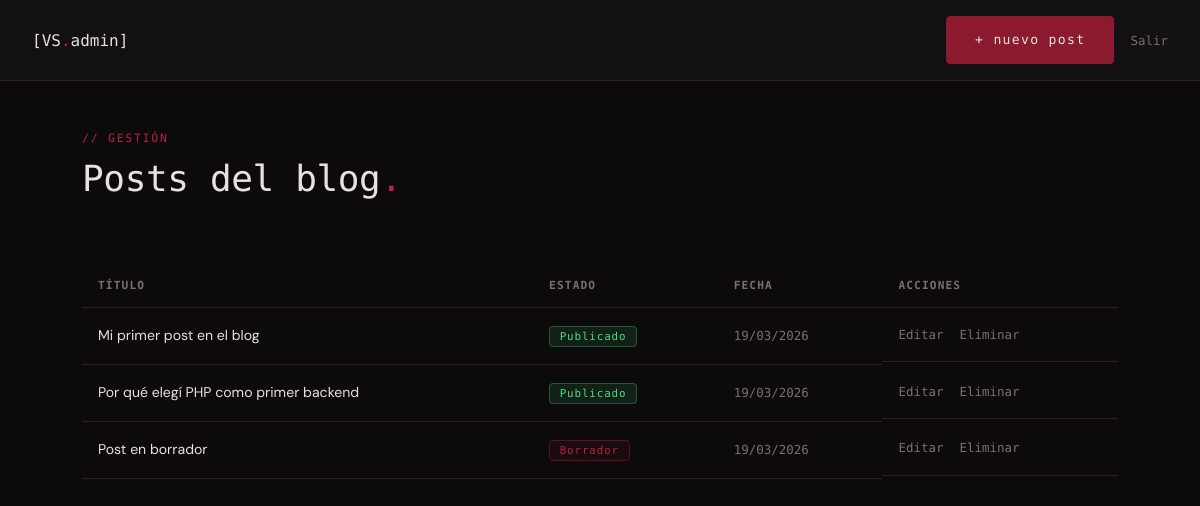
/admin/index.php (signed in), run on the app's committed database.
### tables this page shows
CREATE TABLE IF NOT EXISTS posts (
  id            INT UNSIGNED     NOT NULL AUTO_INCREMENT,
  titulo        VARCHAR(255)     NOT NULL,
  slug          VARCHAR(255)     NOT NULL UNIQUE,
  resumen       TEXT             NOT NULL,
  contenido     LONGTEXT         NOT NULL,
  imagen_portada VARCHAR(255)    DEFAULT NULL,
  publicado     TINYINT(1)       NOT NULL DEFAULT 0,
  tipo          ENUM('texto','imagen','video') NOT NULL DEFAULT 'texto',
  imagen        VARCHAR(255)     DEFAULT NULL,
  video         VARCHAR(255)     DEFAULT NULL,
  miniatura     VARCHAR(255)     DEFAULT NULL,
  creado_en     DATETIME         NOT NULL DEFAULT CURRENT_TIMESTAMP,
  actualizado_en DATETIME        NOT NULL DEFAULT CURRENT_TIMESTAMP
                                 ON UPDATE CURRENT_TIMESTAMP,
  PRIMARY KEY (id),
  INDEX idx_slug      (slug),
  INDEX idx_publicado (publicado),
  INDEX idx_creado_en (creado_en)
);

### admin/index.php (the view, shortened to what this page needs)
<?php
$bd = conectarBD();
$resultado = $bd->query("SELECT id, titulo, publicado, creado_en FROM posts ORDER BY creado_en DESC");
$posts = $resultado->fetch_all(MYSQLI_ASSOC);
?>
<!DOCTYPE html>
<html lang="es">
<head>
    <link rel="stylesheet" href="<?= BASE_URL ?>/assets/css/style.css" />
    <link rel="stylesheet" href="<?= BASE_URL ?>/admin/admin.css" />
</head>
<body class="admin-body">
    <header class="admin-header">
        <span class="admin-header__logo">[VS<span class="acento">.</span>admin]</span>
        <nav class="admin-header__nav">
            <a href="<?= BASE_URL ?>/admin/newPost.php" class="btn btn--primario">+ Nuevo post</a>
            <a href="<?= BASE_URL ?>/admin/logout.php" class="admin-header__salir">Salir</a>
        </nav>
    </header>
    <main class="admin-main contenedor">
        <div class="seccion-header">
            <span class="etiqueta">// gestión</span>
            <h2>Posts del blog<span class="acento">.</span></h2>
        </div>
        <table class="admin-tabla">
            <thead>
                <tr>
                    <th>Título</th>
                    <th>Estado</th>
                    <th>Fecha</th>
                    <th>Acciones</th>
                </tr>
            </thead>
            <tbody>
                <?php if (empty($posts)): ?>
                    <tr>
                        <td colspan="4" class="admin-tabla__vacio">No hay posts todavía.</td>
                    </tr>
                <?php else: ?>
                    <?php foreach ($posts as $post): ?>
                        <tr>
                            <td class="admin-tabla__titulo"><?= htmlspecialchars($post['titulo']) ?></td>
                            <td>
                                <span
                                    class="admin-badge <?= $post['publicado'] ? 'admin-badge--publicado' : 'admin-badge--borrador' ?>">
                                    <?= $post['publicado'] ? 'Publicado' : 'Borrador' ?>
                                </span>
                            </td>
                            <td class="admin-tabla__fecha">
                                <?= date('d/m/Y', strtotime($post['creado_en'])) ?>
                            </td>
                            <td class="admin-tabla__acciones">
                                <a href="<?= BASE_URL ?>/admin/editPost.php?id=<?= $post['id'] ?>"
                                    class="admin-enlace">Editar</a>
                                <a href="<?= BASE_URL ?>/admin/index.php?eliminar=<?= $post['id'] ?>"
                                    class="admin-enlace admin-enlace--peligro"
                                    onclick="return confirm('¿Eliminar este post?')">Eliminar</a>
                            </td>
                        </tr>
                    <?php endforeach; ?>
                <?php endif; ?>
            </tbody>
        </table>
    </main>
</body>
</html>

### assets/css/style.css (style rules this page uses)
:root { --color-fondo: #0d0a0b; --color-fondo-alt: #131013; --color-superficie: #1a1418; --color-borde: #2e2028; --color-acento: #8b1a2f; --color-acento-claro: #b52342; --color-acento-oscuro: #5c1020; --color-brillo: rgba(139, 26, 47, 0.35); --color-texto: #e8e0e2; --color-texto-suave: #7a6e70; --color-texto-tenue: #3d3335; --fuente-mono: 'Share Tech Mono', monospace; --fuente-cuerpo: 'DM Sans', sans-serif; --espacio-xs: 0.25rem; --espacio-sm: 0.5rem; --espacio-md: 1rem; --espacio-lg: 2rem; --espacio-xl: 4rem; --espacio-2xl: 8rem; --radio: 4px; --transicion: 200ms ease; --ancho-maximo: 1100px; }
*, *::before, *::after { box-sizing: border-box; margin: 0; padding: 0; }
html { scroll-behavior: smooth; font-size: 16px; }
body { background-color: var(--color-fondo); color: var(--color-texto); font-family: var(--fuente-cuerpo); font-weight: 300; line-height: 1.7; min-height: 100vh; -webkit-font-smoothing: antialiased; }
a { color: inherit; text-decoration: none; }
h1, h2, h3, h4 { font-family: var(--fuente-mono); font-weight: 400; line-height: 1.2; letter-spacing: -0.01em; }
h2 { font-size: clamp(1.5rem, 3vw, 2.4rem); }
.acento { color: var(--color-acento-claro); }
.etiqueta { font-family: var(--fuente-mono); font-size: 0.72rem; letter-spacing: 0.15em; text-transform: uppercase; color: var(--color-acento-claro); }
.contenedor { width: 100%; max-width: var(--ancho-maximo); margin-inline: auto; padding-inline: var(--espacio-lg); }
.btn { display: inline-block; font-family: var(--fuente-mono); font-size: 0.82rem; letter-spacing: 0.1em; padding: 0.75rem 1.75rem; border-radius: var(--radio); border: 1px solid transparent; cursor: pointer; transition: all var(--transicion); text-transform: lowercase; }
.btn--primario { background: var(--color-acento); color: var(--color-texto); border-color: var(--color-acento); }
.seccion-header { display: flex; flex-direction: column; gap: var(--espacio-sm); margin-bottom: var(--espacio-xl); }
.seccion-header h2 { color: var(--color-texto); }

### admin/admin.css (style rules this page uses)
.admin-body { background: var(--color-fondo); min-height: 100vh; }
.admin-header { display: flex; align-items: center; justify-content: space-between; padding: 1rem 2rem; border-bottom: 1px solid var(--color-borde); background: var(--color-fondo-alt); position: sticky; top: 0; z-index: 10; }
.admin-header__logo { font-family: var(--fuente-mono); font-size: 1rem; color: var(--color-texto); }
.admin-header__nav { display: flex; align-items: center; gap: 1rem; }
.admin-header__salir { font-family: var(--fuente-mono); font-size: 0.78rem; color: var(--color-texto-suave); transition: color var(--transicion); }
.admin-main { padding-block: 3rem; }
.admin-tabla { width: 100%; border-collapse: collapse; font-size: 0.88rem; margin-top: 1rem; }
.admin-tabla th { font-family: var(--fuente-mono); font-size: 0.7rem; letter-spacing: 0.1em; text-transform: uppercase; color: var(--color-texto-suave); text-align: left; padding: 0.75rem 1rem; border-bottom: 1px solid var(--color-borde); }
.admin-tabla td { padding: 1rem; border-bottom: 1px solid var(--color-borde); color: var(--color-texto-suave); vertical-align: middle; }
.admin-tabla__titulo { color: var(--color-texto) !important; font-weight: 400; }
.admin-tabla__fecha { font-family: var(--fuente-mono); font-size: 0.78rem; white-space: nowrap; }
.admin-tabla__acciones { display: flex; gap: 1rem; }
.admin-badge { font-family: var(--fuente-mono); font-size: 0.68rem; letter-spacing: 0.08em; padding: 0.2rem 0.6rem; border-radius: var(--radio); }
.admin-badge--publicado { background: rgba(74, 222, 128, 0.1); color: #4ade80; border: 1px solid rgba(74, 222, 128, 0.3); }
.admin-badge--borrador { background: rgba(139, 26, 47, 0.1); color: var(--color-acento-claro); border: 1px solid var(--color-acento-oscuro); }
.admin-enlace { font-family: var(--fuente-mono); font-size: 0.78rem; color: var(--color-texto-suave); transition: color var(--transicion); }

### data on the page
posts: titulo "Mi primer post en el blog", publicado "Publicado", creado_en "19/03/2026"
posts: titulo "Por qué elegí PHP como primer backend", publicado "Publicado", creado_en "19/03/2026"
posts: titulo "Post en borrador", publicado "Borrador", creado_en "19/03/2026"
